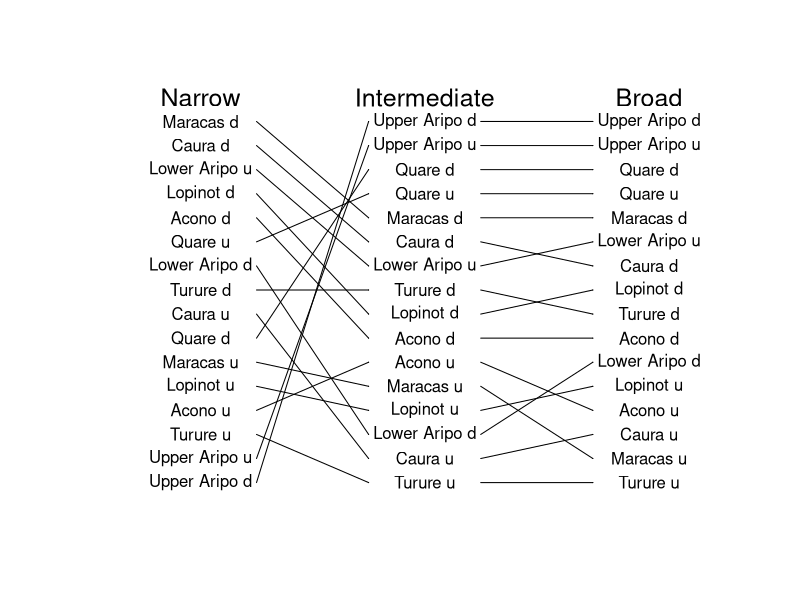

Write R code to recreate this figure.
## ---- chunk 1
###Making a plot of how high pressure predation sites are when measured in 
#different levels of predation ABUNDANCE

setwd("C:\\Users\\faj\\Documents\\OneDrive for Business\\research\\FishPredation\\Data")

library(dplyr)
library(tidyr)
library(ggplot2)
library(lme4)
library(Cairo)
library(RColorBrewer) 


#preparing data 

fishDataAll <- read.csv("Fish data June 2017.csv")
head(fishDataAll)
str(fishDataAll)
levels(fishDataAll$species)
selectMonths <- c("07", "08")# i am selecting out these months because then i can use the last timepoint 

group12 <- c("Hoplias malabaricus", "Crenicichla frenata", "Gymnotus carapo", "Anablepsoides hartii",
			"Cichlasoma taenia", "Cichlasoma taenia", "Corynopoma riisei", "Roeboides dientonito", 
			"Agonostomus monticola", "Rhamdia quelen", "andinoacara pulcher", "Hemigrammus unilineatus", "Rivulus hartii")



#select data from only the July and Auguest, and remove first year 
SelectData <- fishDataAll %>% 
	separate(date, c("Day", "Month", "Year"), sep = "/") %>%
	filter(Year != 2010) %>%
	filter(Month %in% selectMonths)

fishData <- data.frame(SelectData)

fishData$AbundanceAll <- fishData$numbercaught + fishData$numberseen

#calculating percentage biomass so i can incude years with 0 abundance

fishData$TotBiomass <- (fishData$numbercaught + fishData$numberseen)* fishData$weight
TotBioSite<- fishData %>% 
	group_by(site, Year) %>%
	summarise(BiomasSiteSum = sum(TotBiomass, na.rm=TRUE))
siteBiomass <- data.frame(TotBioSite)


#Narrow Predation data
#-------------------------
predatorsAbN <- fishData %>% 
	filter(species == "Hoplias malabaricus" | species == "Crenicichla frenata")  %>%
	group_by(site, Year) %>%
	summarise(AbundanceSum = sum(AbundanceAll))

predatorsAb <- data.frame(predatorsAbN)
predatorsAb$Year <- as.numeric(predatorsAb$Year)

#add the total site biomass data, just to i can identify sites with no predators 
FishDataTotAb <- merge(siteBiomass, predatorsAb, by = c("site" ,"Year"),all=TRUE) # this makes sure i 
#know what years had no predators recoreded in 
FishDataTotAb$AbundanceSum[is.na(FishDataTotAb$AbundanceSum)] <- 0

Narrow <- aggregate(FishDataTotAb$AbundanceSum, list(FishDataTotAb$site), mean, na.rm=TRUE)

orderNarrow <- Narrow[order(Narrow$x),]
head(orderNarrow)

orderNarrow$predOrderN <- c(1:nrow(orderNarrow))

#Middle predation 
#------------------------------

#there are no fsih of species Anablepsoides hartii

#sum abundance per site and year
predatorsAbM <- fishData %>% 
	filter(species == "Hoplias malabaricus" | species == "Crenicichla frenata" | 
		species == "Gymnotus carapo" | species == "Rivulus hartii")  %>%
	group_by(site, Year) %>%
	summarise(AbundanceSum = sum(AbundanceAll))

predatorsAbMl <- data.frame(predatorsAbM)

predatorsAbMl$Year <- as.numeric(predatorsAbMl$Year)

#add the total site biomass data, just to i can identify sites with no predators 
FishDataTotAbM <- merge(siteBiomass, predatorsAbMl, by = c("site" ,"Year"),all=TRUE) # this makes sure i 
#know what years had no predators recoreded in 
FishDataTotAbM$AbundanceSum[is.na(FishDataTotAbM$AbundanceSum)] <- 0

Middle <- aggregate(FishDataTotAbM$AbundanceSum, list(FishDataTotAbM$site), mean, na.rm=TRUE)

orderMiddle<- Middle[order(Middle$x),]
head(orderMiddle)

orderMiddle$predOrderM <- c(1:nrow(orderMiddle))

#Wide predation 
#------------------------------

#there are no fsih of species Anablepsoides hartii

#sum abundance per site and year
predatorsAbW <- fishData %>% 
	filter(species %in% group12) %>%
	group_by(site, Year) %>%
	summarise(AbundanceSum = sum(AbundanceAll))

predatorsAbWd <- data.frame(predatorsAbW)
predatorsAbWd$Year <- as.numeric(predatorsAbWd$Year)

#add the total site biomass data, just to i can identify sites with no predators 
FishDataTotAbW <- merge(siteBiomass, predatorsAbWd, by = c("site" ,"Year"),all=TRUE) # this makes sure i 
#know what years had no predators recoreded in 
FishDataTotAbW$AbundanceSum[is.na(FishDataTotAbW$AbundanceSum)] <- 0

Wide <- aggregate(FishDataTotAbW$AbundanceSum, list(FishDataTotAbW$site), mean, na.rm=TRUE)

orderWide <- Wide[order(Wide$x),]
head(orderWide)

orderWide$predOrderW <- c(1:nrow(orderWide))


##merge all data 
#-----------------------------

orderNM <- merge(orderNarrow, orderMiddle, by = "Group.1")
orderNMW <- merge(orderNM, orderWide, by = "Group.1")


## ---- chunk 2
#Cairo(file="C:\\Users\\faj\\Documents\\OneDrive for #Business\\research\\bioTIME\\users\\Faith\\TriniFishPredation\\Adundance_tangle.png",
#      type="png",
#      units="in", 
#      width=8,
# #     height=6,
#      pointsize=12,
 #     dpi=100)

getPalette <-  colorRampPalette(c("blue", "red"))

plotSetup <- data.frame(cbind(c(1:17),c(20:87))) # data to plot onto emptyp plot
plot(x = plotSetup$X2, y = plotSetup$X1, col="white", axes=FALSE , ylab = " ", xlab = "  ")

#plot arrows
arrows(x0 = 36, y0 = orderNMW$predOrderN, x1 = 48, y1 = orderNMW$predOrderM, length = 0.001)
arrows(x0 = 60, y0 = orderNMW$predOrderM, x1 = 72, y1 = orderNMW$predOrderW, length = 0.001)


#plotting text 
text(x = 54, y = orderNMW$predOrderM, labels = orderNMW$Group.1)
text(x = 30, y = orderNMW$predOrderN, labels = orderNMW$Group.1)
text(x = 78, y = orderNMW$predOrderW, labels = orderNMW$Group.1)

text(x = 30, y = 17, labels = "Narrow", cex = 1.5)
text(x = 54, y = 17, labels = "Intermediate", cex = 1.5)
text(x = 78, y = 17, labels = "Broad", cex = 1.5)

dev.off()

## ---- chunk 3
rownames(orderNMW) <- orderNMW$Group.1
corOrderNMW <- orderNMW[,c(2, 4, 6)] 
names(corOrderNMW ) <- c("Narrow", "Middle", "Wide")
cor(corOrderNMW, method="spearman")
